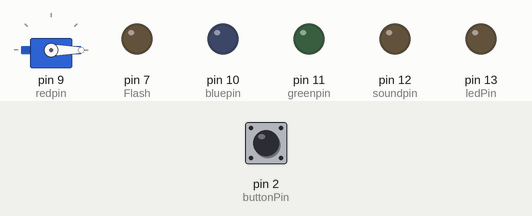
Simulated run of this sketch. Board: Arduino Uno, built with avr-gcc and run on an emulated ATmega328P. Shown: servo, output pins drawn as LEDs (lit = HIGH). The inputs (shaded band) are chosen by the test bench; at power-on: pin 2 (buttonPin) HIGH. Random numbers use the default seed unless the sketch sets one; what the sketch prints to the serial monitor is not drawn.

Above: at 1.2 s.
1.3 s: pin 2 (buttonPin) pulled LOW for 0.15 s
At 2.1 s:
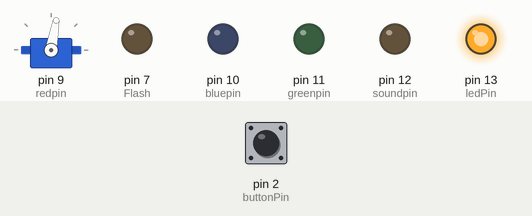
2.9 s: pin 2 (buttonPin) pulled LOW for 1 s
At 4.9 s:
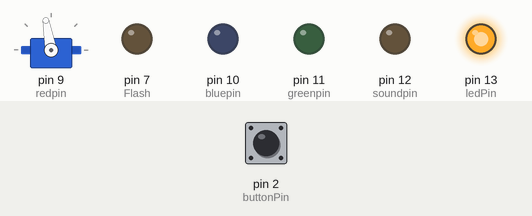
5.9 s: pin 2 (buttonPin) pulled LOW for 0.15 s
At 6.4 s:
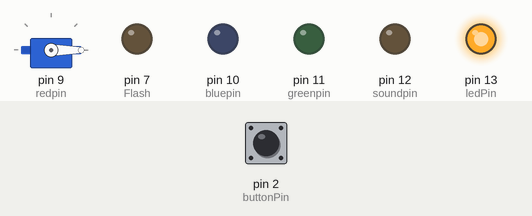
8.9 s: pin 2 (buttonPin) pulled LOW for 3.2 s
At 9.4 s:
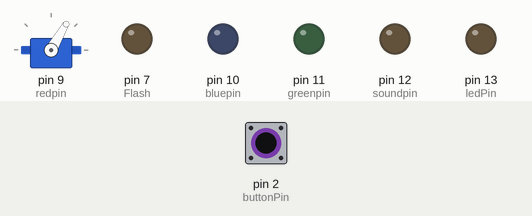
13.6 s: pin 2 (buttonPin) pulled LOW for 0.15 s
At 14.5 s:
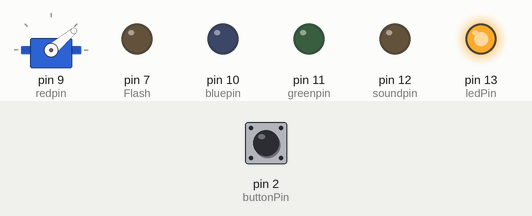
Timing chart, 0 to 19.1 s (numbered marks = the images above; inputs shaded):
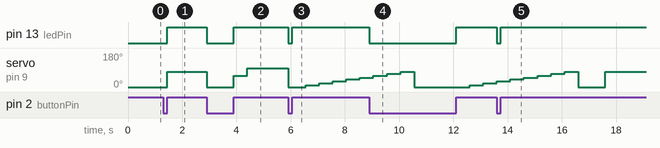

The sketch:

Behavior_Cases_Ofunrein_.ino
```cpp
#include <Servo.h>
Servo myservo;  // create servo object to control a servo


const int buttonPin = 2;     // the number of the pushbutton pin
const int ledPin =  13;      // the number of the LED pinmmmmm
const int Flash =  7;       // flashing LED
boolean start = false;
// variables will change:
volatile int toggleSwitch = 0;         // variable for reading the pushbutton status

// twelve servo objects can be created on most boards

int pos = 0;    // variable to store the servo position
int led = 13;
int bluepin = 10;
int greenpin = 11;
int redpin = 9;
int soundpin = 12;

int rotate= 80;

void setup() {
  Serial.begin(9600);
  // initialize the LED pin as an output:
  pinMode(ledPin, OUTPUT);
  // initialize the pushbutton pin as an input:
  pinMode(buttonPin, INPUT);
  // Attach an interrupt to the ISR vector
  pinMode(Flash, OUTPUT);
  // Attach an interrupt to the ISR vector
  attachInterrupt(0, pin_ISR, CHANGE);
  // attaches the servo on pin 9 to the servo object
  // initialize the digital pin as an output.
  pinMode(led, OUTPUT);
  pinMode(redpin, OUTPUT);
  pinMode(greenpin, OUTPUT);
  pinMode(bluepin, OUTPUT);
  pinMode(soundpin, OUTPUT);
   myservo.attach(9);

}

void loop() {
  /*digitalWrite(led, HIGH);   // turn the LED on (HIGH is the voltage level)
  delay(500);               // wait for a second
  digitalWrite(led, LOW);    // turn the LED off by making the voltage LOW
  delay(1000);               // wait for a second*/
  /*int dialValue = analogRead(A0);
  int lightValue = map(dialValue, 0, 1023, 0, 255);
  lightValue = constrain(lightValue, 0, 185);
  int soundValue = map(dialValue, 0, 1023, 0, 100);
  soundValue = constrain(soundValue, 10, 100);
  Serial.println(lightValue);
  delay(1);

  digitalWrite(soundpin, HIGH);
  delayMicroseconds(soundValue);
  digitalWrite(soundpin, LOW);
  delayMicroseconds(soundValue);

  analogWrite(bluepin, 255-lightValue);
  analogWrite(greenpin, lightValue);
  analogWrite(redpin, 0);
*/

	if (toggleSwitch == LOW){
	myservo.write(0);
	digitalWrite(led, LOW);
	start = true;
	}
	else if(start && toggleSwitch==HIGH){
        int randNumber = random(5);
		Serial.println(randNumber);
		digitalWrite(led, HIGH);

		switch (randNumber)
	  {
	    case 0:
	 {
	 	Serial.print("Case 0");
	 	myservo.write(40);
	 	delay(500);
	    myservo.write(60);
	    delay(500);
	    myservo.write(rotate);
	    start=false;
	 }
	    break;

	    case 1:
	{
		Serial.print("Case 1");
	    myservo.write(rotate);
	    start=false;

	}
	    break;

	    case 2:
	{
		Serial.print("Case 2");
	    myservo.write(rotate);
	    start=false;

	}
	    break;

	    case 3:
	{
		start=false;
		Serial.print("Case 3");
	    for(int i = 0; i<= rotate; i += 10) {
	    	myservo.write(i);
	    	delay(500);
	    }
	    myservo.write(0);
	    delay(1000);
	    myservo.write(80);
	}
	    break;

	    case 4:
	{
		start=false;
		Serial.print("Case 4");
	    myservo.write(60);
	    delay(500);
	    myservo.write(100);
	}
	    break;


	  }
	}
}

void pin_ISR() {
  toggleSwitch = digitalRead(buttonPin);
  digitalWrite(ledPin, toggleSwitch);
}
```

Measured:
- after the input at 1.3 s, pin 13 (ledPin): LOW → HIGH after 0.15 s; servo on pin 9 (redpin): 0° → 80° after 0.15 s
- after the input at 2.9 s, pin 13 (ledPin): HIGH → LOW at once, → HIGH 1.0 s later; servo on pin 9 (redpin): 80° → 0° at once, → 60° 1.0 s later, → 100° 0.50 s later
- after the input at 5.9 s, pin 13 (ledPin): HIGH → LOW at once, → HIGH 0.15 s later; servo on pin 9 (redpin): 100° → 0° at once, → 10° 0.65 s later, → 20° 0.50 s later, → 30° 0.50 s later, … (6 changes in this stretch)
- after the input at 8.9 s, pin 13 (ledPin): HIGH → LOW at once, → HIGH 3.2 s later
- after the input at 13.6 s, pin 13 (ledPin): HIGH → LOW at once, → HIGH 0.15 s later
